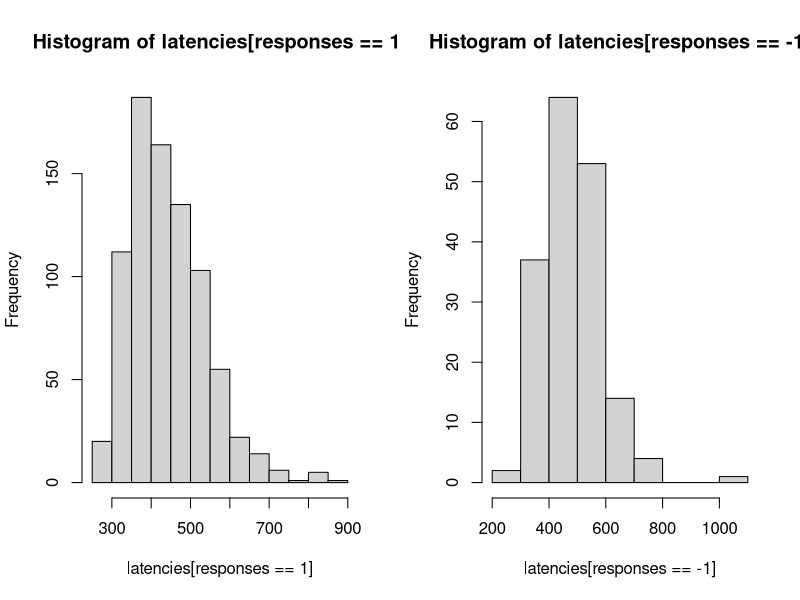

Here is the R script that generated this plot:
#diffusion model with dumb collapsing bounds 
nreps <- 1000
nsamples <- 5000

drift <- 0.15
s <- 0.1
start.a <- 0.1
end.a <- 0.03
time.to.collapse <- 350
a <- c(start.a,seq(start.a,end.a,length.out = time.to.collapse),rep(end.a,nsamples-time.to.collapse))
ter <- 200
dt <- 0.001

latencies <- rep(0,nreps) 
responses <- rep(0,nreps)
evidence <- matrix(0, nreps, nsamples+1) 
for (i in c(1:nreps)) { 
  evidence[i,] <- cumsum(c(0,rnorm(nsamples,drift*dt,sqrt(dt)*s)))  
  p <-  which(abs(evidence[i,])>a)[1]
  responses[i] <- sign(evidence[i,p])
  latencies[i]  <- p
}
latencies <- latencies + ter

layout(m=array(1:2,dim=c(1,2)))
hist(latencies[responses==1])
hist(latencies[responses==-1])

